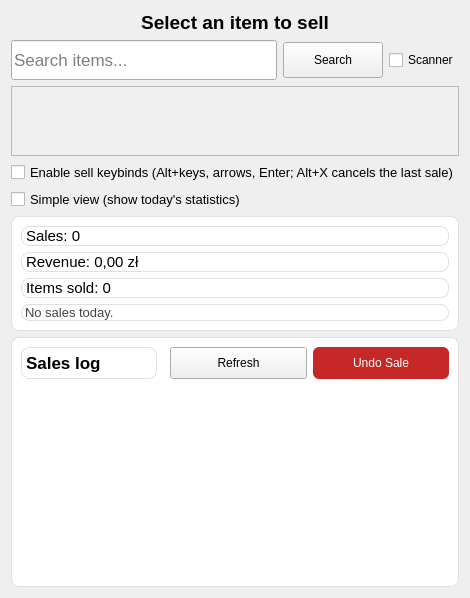
      <widget class="QWidget" name="pageSellGrid">
       <layout class="QVBoxLayout" name="sellGridLayout">
        <item>
         <widget class="QLabel" name="lblSellPage">
          <property name="text">
           <string>Select an item to sell</string>
          </property>
          <property name="font">
           <font>
            <pointsize>14</pointsize>
            <weight>75</weight>
            <bold>true</bold>
           </font>
          </property>
          <property name="alignment">
           <set>Qt::AlignCenter</set>
          </property>
         </widget>
        </item>
        <item>
         <layout class="QHBoxLayout" name="sellSearchLayout">
          <item>
           <widget class="QLineEdit" name="txtSearch_sell_page">
            <property name="placeholderText">
             <string>Search items...</string>
            </property>
            <property name="minimumSize">
             <size>
              <width>0</width>
              <height>40</height>
             </size>
            </property>
            <property name="font">
             <font>
              <pointsize>13</pointsize>
             </font>
            </property>
           </widget>
          </item>
          <item>
           <widget class="QPushButton" name="btnSearch_sell_page">
            <property name="text">
             <string>Search</string>
            </property>
            <property name="minimumSize">
             <size>
              <width>100</width>
              <height>36</height>
             </size>
            </property>
           </widget>
          </item>
          <item>
           <widget class="QCheckBox" name="chkScanner_sell">
            <property name="text">
             <string>Scanner</string>
            </property>
           </widget>
          </item>
         </layout>
        </item>
        <item>
         <widget class="QScrollArea" name="scrollAreaItems">
          <property name="widgetResizable">
           <bool>true</bool>
          </property>
          <property name="styleSheet">
           <string notr="true">background: #f0f0f0;</string>
          </property>
          <widget class="QWidget" name="scrollAreaWidgetContents">
           <layout class="QGridLayout" name="gridLayoutItemScroll">
            <property name="spacing">
             <number>10</number>
            </property>
            <property name="leftMargin">
             <number>10</number>
            </property>
            <property name="rightMargin">
             <number>10</number>
            </property>
            <property name="topMargin">
             <number>10</number>
            </property>
            <property name="bottomMargin">
             <number>10</number>
            </property>
           </layout>
          </widget>
         </widget>
        </item>
        <item>
         <widget class="QCheckBox" name="chkKeybinds_sell">
          <property name="text">
           <string>Enable sell keybinds (Alt+keys, arrows, Enter; Alt+X cancels the last sale)</string>
          </property>
          <property name="font">
           <font>
            <pointsize>10</pointsize>
           </font>
          </property>
         </widget>
        </item>
        <item>
         <widget class="QCheckBox" name="chkSimpleView_sell">
          <property name="text">
           <string>Simple view (show today's statistics)</string>
          </property>
          <property name="font">
           <font>
            <pointsize>10</pointsize>
           </font>
          </property>
         </widget>
        </item>
        <item>
         <widget class="QFrame" name="frameStats_sell">
          <property name="minimumSize">
           <size>
            <width>0</width>
            <height>115</height>
           </size>
          </property>
          <property name="visible">
           <bool>false</bool>
          </property>
          <property name="styleSheet">
           <string notr="true">QFrame { background: white; border: 1px solid #e0e0e0; border-radius: 8px; }</string>
          </property>
          <layout class="QVBoxLayout" name="sellStatsLayout">
           <item>
            <widget class="QLabel" name="lblStatSales_sell">
             <property name="text">
              <string>Sales: 0</string>
             </property>
             <property name="font">
              <font>
               <pointsize>11</pointsize>
              </font>
             </property>
            </widget>
           </item>
           <item>
            <widget class="QLabel" name="lblStatRevenue_sell">
             <property name="text">
              <string>Revenue: 0,00 zł</string>
             </property>
             <property name="font">
              <font>
               <pointsize>11</pointsize>
              </font>
             </property>
            </widget>
           </item>
           <item>
            <widget class="QLabel" name="lblStatItems_sell">
             <property name="text">
              <string>Items sold: 0</string>
             </property>
             <property name="font">
              <font>
               <pointsize>11</pointsize>
              </font>
             </property>
            </widget>
           </item>
           <item>
            <widget class="QLabel" name="lblSoldLines_sell">
             <property name="text">
              <string>No sales today.</string>
             </property>
             <property name="font">
              <font>
               <pointsize>10</pointsize>
              </font>
             </property>
             <property name="wordWrap">
              <bool>true</bool>
             </property>
             <property name="styleSheet">
              <string notr="true">color: #444444;</string>
             </property>
            </widget>
           </item>
          </layout>
         </widget>
        </item>
        <item>
         <widget class="QFrame" name="frameSalesLog_sell">
          <property name="minimumSize">
           <size>
            <width>0</width>
            <height>145</height>
           </size>
          </property>
          <property name="styleSheet">
           <string notr="true">QFrame { background: white; border: 1px solid #e0e0e0; border-radius: 8px; }</string>
          </property>
          <layout class="QVBoxLayout" name="salesLogLayout">
           <item>
            <layout class="QHBoxLayout" name="salesLogHeaderLayout">
             <item>
              <widget class="QLabel" name="lblSalesLog_sell">
               <property name="text">
                <string>Sales log</string>
               </property>
               <property name="font">
                <font>
                 <pointsize>13</pointsize>
                 <weight>75</weight>
                 <bold>true</bold>
                </font>
               </property>
              </widget>
             </item>
             <item>
              <spacer name="salesLogHeaderSpacer">
               <property name="orientation">
                <enum>Qt::Horizontal</enum>
               </property>
              </spacer>
             </item>
             <item>
              <widget class="QPushButton" name="btnRefreshSalesLog_sell">
               <property name="text">
                <string>Refresh</string>
               </property>
               <property name="minimumSize">
                <size>
                 <width>90</width>
                 <height>32</height>
                </size>
               </property>
              </widget>
             </item>
             <item>
              <widget class="QPushButton" name="btnUndoSale_sell">
               <property name="text">
                <string>Undo Sale</string>
               </property>
               <property name="minimumSize">
                <size>
                 <width>110</width>
                 <height>32</height>
                </size>
               </property>
               <property name="styleSheet">
                <string notr="true">QPushButton { background-color: #c62828; color: white; border: none; border-radius: 6px; } QPushButton:hover { background-color: #8e0000; }</string>
               </property>
              </widget>
             </item>
            </layout>
           </item>
           <item>
            <widget class="QListWidget" name="lstSalesLog_sell">
             <property name="styleSheet">
              <string notr="true">QListWidget { background: white; border: none; font-size: 12px; }</string>
             </property>
            </widget>
           </item>
          </layout>
         </widget>
        </item>
       </layout>
      </widget>
